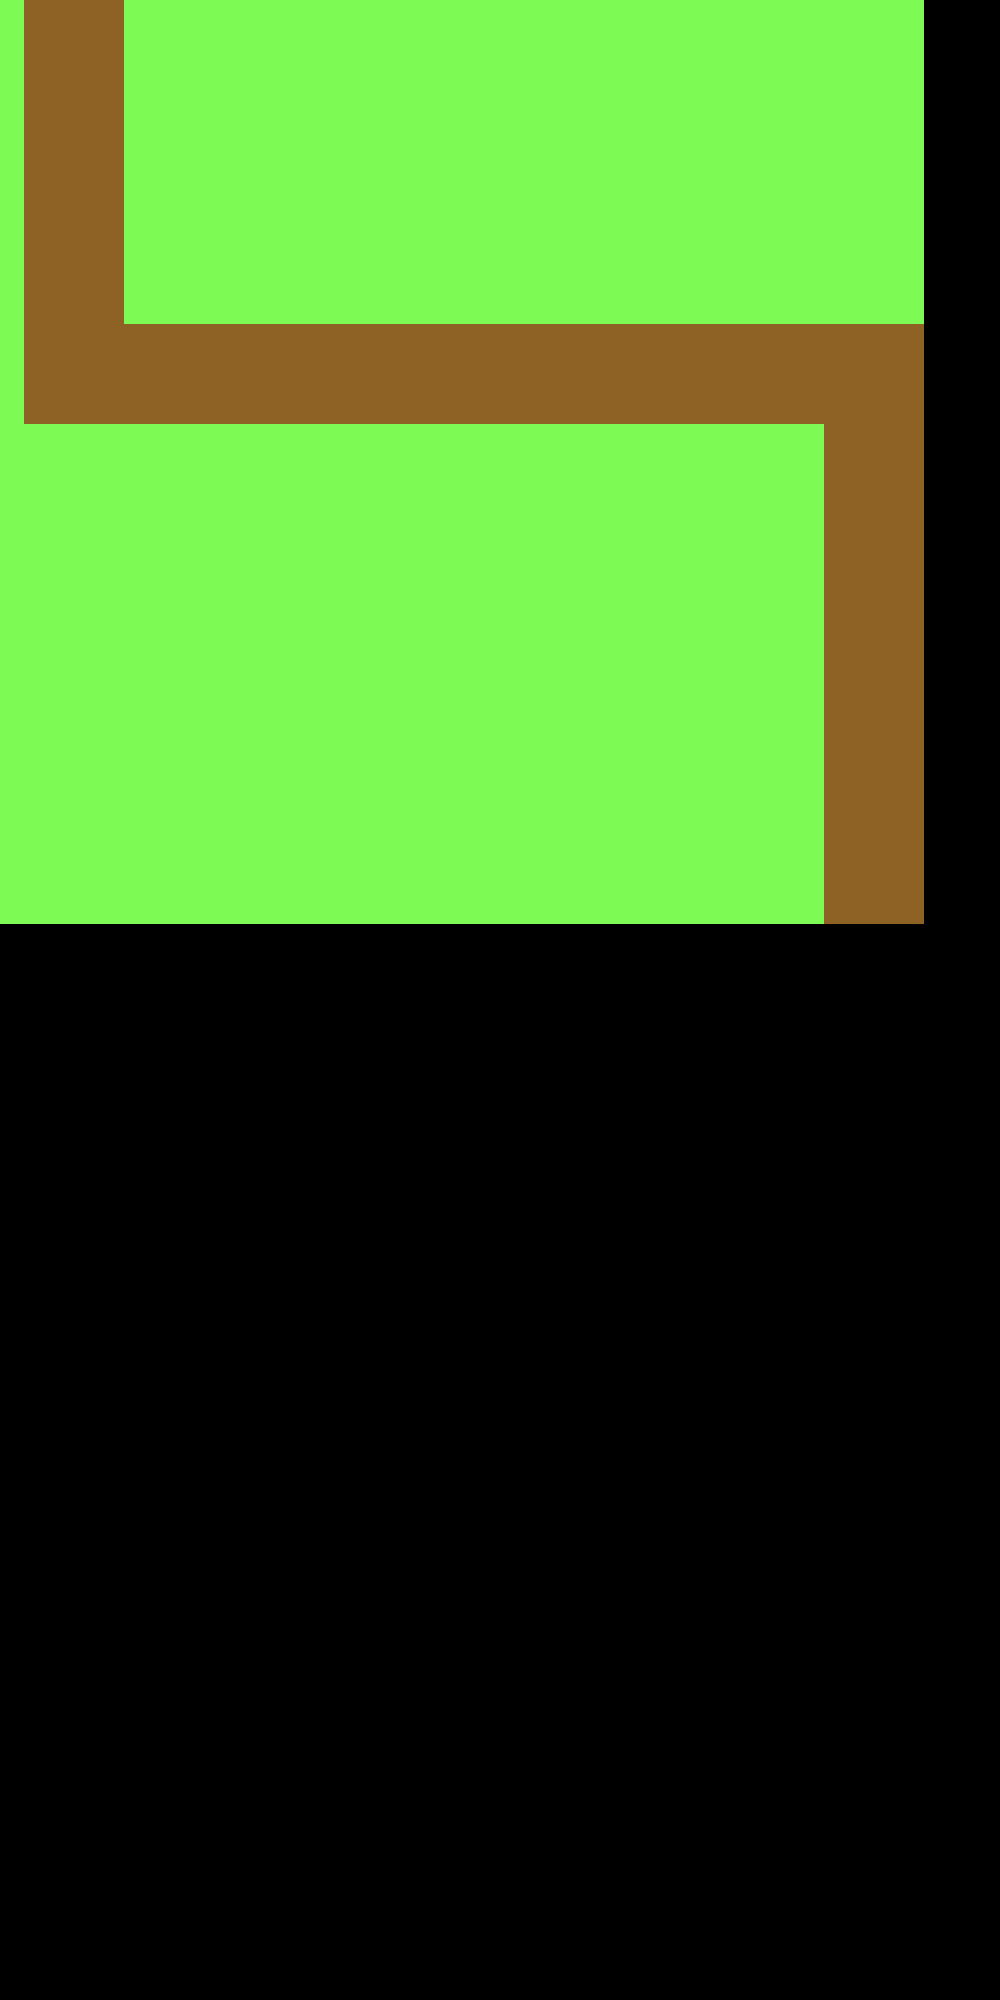

A 2D game scene composited from a Tiled map and its tileset images. What follows is a short description and the map's XML, with every tile layer's data as written:
An orthogonal 10x20 tile map with 100x100 px tiles, 1 tile layer (Tile Layer 1).

<map version="1.0" tiledversion="2017.12.21" orientation="orthogonal" renderorder="right-down" width="10" height="20" tilewidth="100" tileheight="100" infinite="0" nextobjectid="1">
 <tileset firstgid="1" source="tiles.tsx" />
 <layer name="Tile Layer 1" width="10" height="20" offsetx="-76" offsety="-1076">
  <data encoding="csv">
1,1,2,1,1,1,1,1,1,1,
1,1,2,1,1,1,1,1,1,1,
1,1,2,2,2,2,2,2,2,1,
1,1,1,1,1,1,1,1,2,1,
1,1,1,1,1,1,1,1,2,1,
1,1,1,1,1,1,1,1,2,1,
1,1,1,1,1,1,1,1,2,1,
1,2,2,2,2,2,2,2,2,1,
1,2,1,1,1,1,1,1,1,1,
1,2,1,1,1,1,1,1,1,1,
1,2,1,1,1,1,1,1,1,1,
1,2,1,1,1,1,1,1,1,1,
1,2,1,1,1,1,1,1,1,1,
1,2,1,1,1,1,1,1,1,1,
1,2,2,2,2,2,2,2,2,2,
1,1,1,1,1,1,1,1,1,2,
1,1,1,1,1,1,1,1,1,2,
1,1,1,1,1,1,1,1,1,2,
1,1,1,1,1,1,1,1,1,2,
1,1,1,1,1,1,1,1,1,2
</data>
 </layer>
</map>
